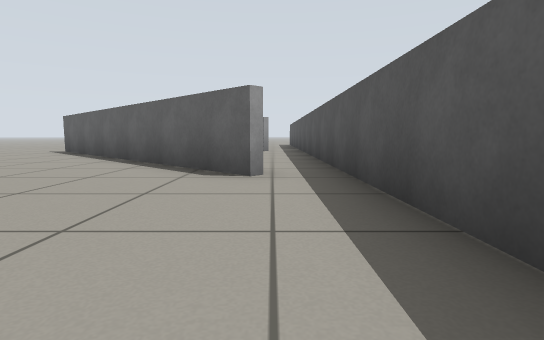
[1] (above)

16 first-person views from a walk through a Gazebo world. The camera is 0.45 m above the floor, tilts 6° down and sees 80° across. The floor is counted in squares, 1 m on a side. Each view is taken from the middle of a square. On the plan, view 1 faces up. The plan holds only what a view shows up to about 9 squares ahead; the rest is blank.

[2]
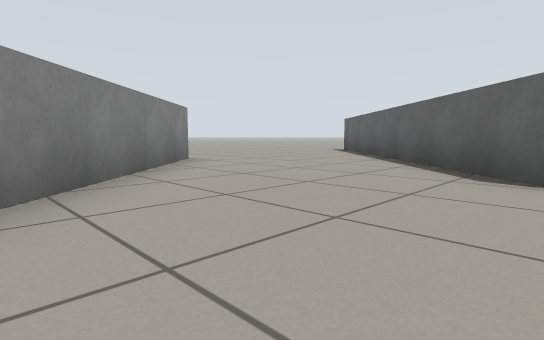

[3]
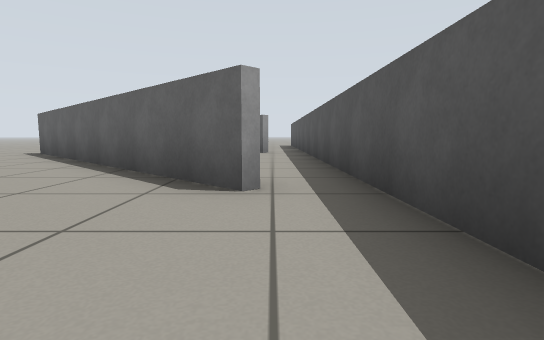

[4]
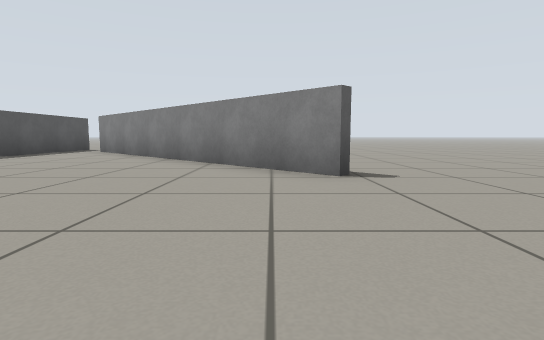

[5]
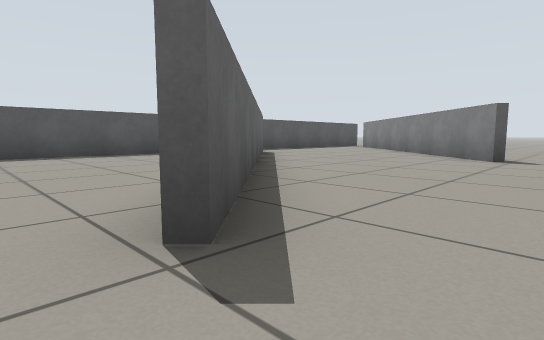

[6]
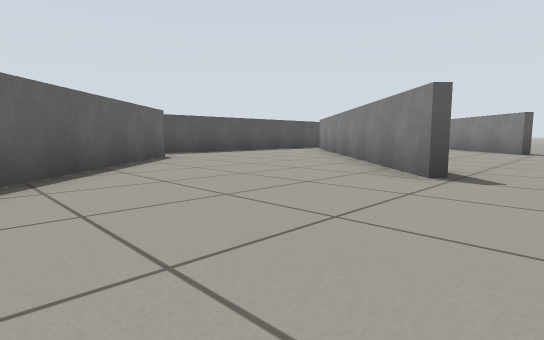

[7]
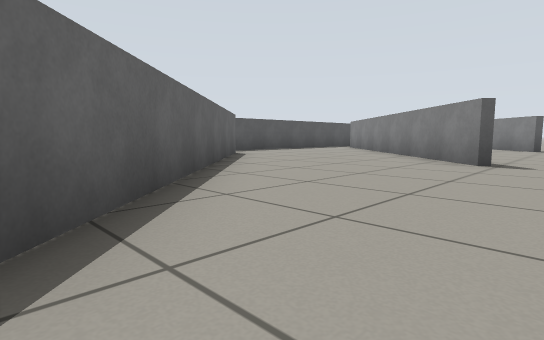

[8]
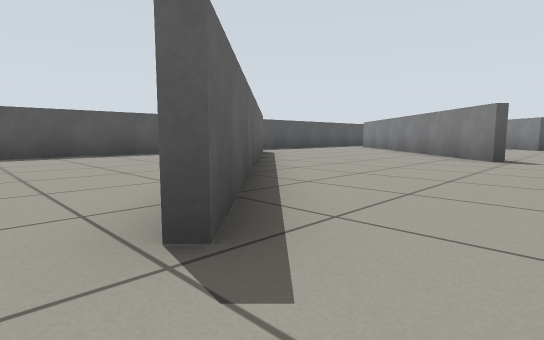

[9]
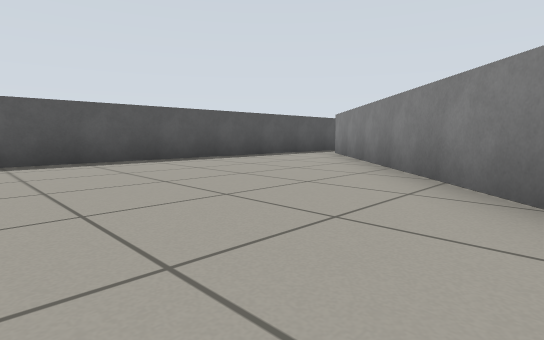

[10]
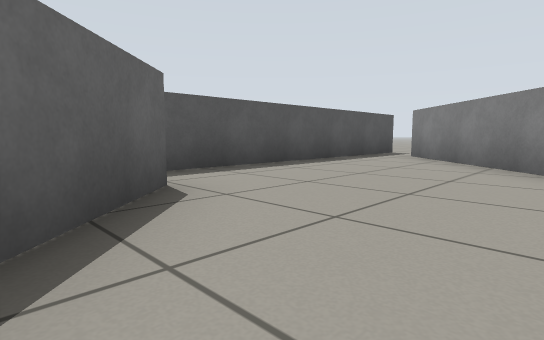

[11]
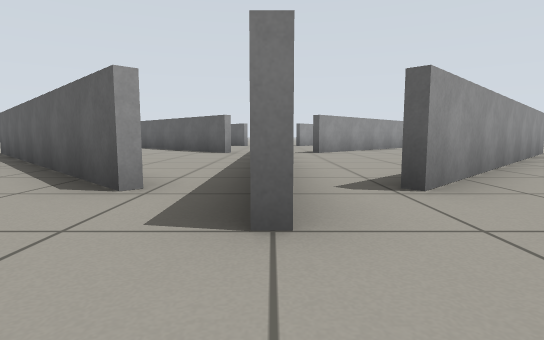

[12]
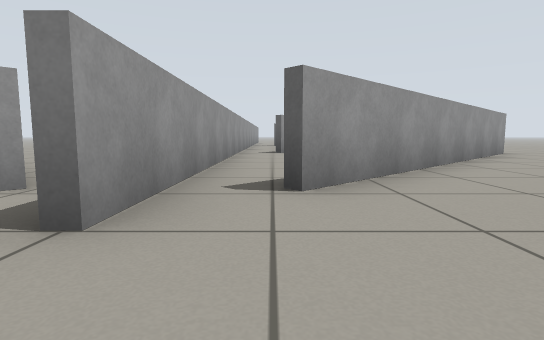

[13]
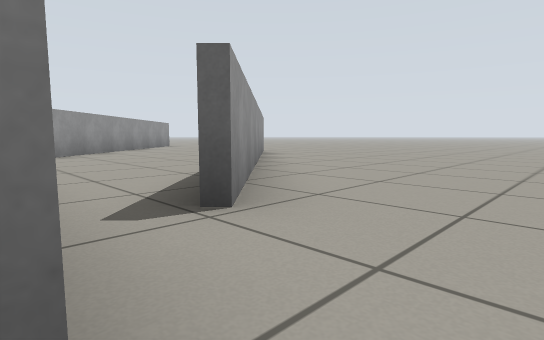

[14]
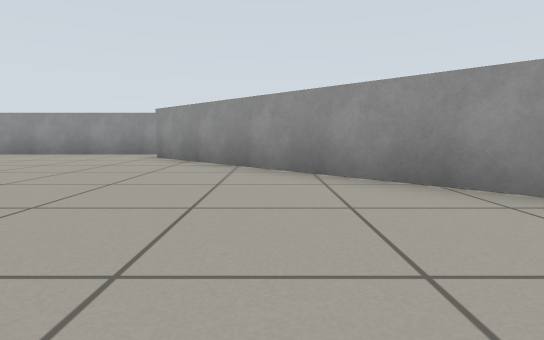

[15]
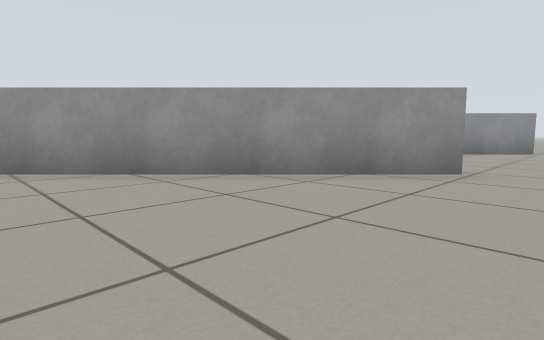

[16]
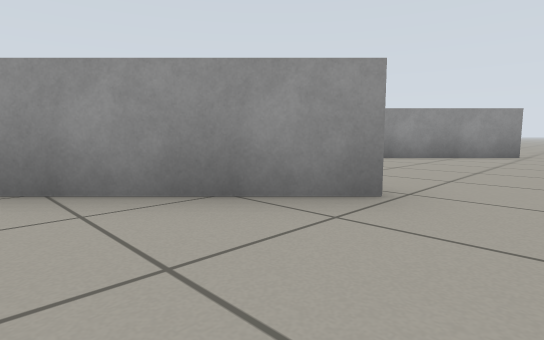

### Floor plan
Points are (right, up) in squares from view 1. A wall is a line through its corners. A room is listed if a view was taken in it or the views show most of it. See-through windows are left out.
Room 1 (views 1, 2, 3, 4, 10)
walls: (-4.9, 2.2) (-5.9, 3.3); (-5.8, 3.4) (0, -2.3); (-0.2, 3.5) (-4.9, 8.2); (0.9, -2) (0.9, 4)
ways out: opening at (-6.5, 7.5) to room 2; gap at (0, 4) to room 2; opening at (-6.5, 1.5) to room 4; gap at (0, -2) to room 4
Room 2 (view 5)
walls: (-4.9, 8.2) (-5.9, 9.3); (-5.8, 9.4) (-1.7, 5.4); (-0.2, 9.5) (-4.9, 14.2); (0.9, 4) (0.9, 10)
ways out: opening at (-6.5, 7.5) to room 1; gap at (0, 4) to room 1; opening at (-6.5, 13.5) to room 3; gap at (0, 10) to room 3
Room 3 (views 6, 7, 8, 9)
walls: (-4.8, 14.5) (0, 9.7); (-4.9, 14.2) (-5.9, 15.3); (0.9, 10) (0.9, 16.5)
ways out: opening at (-6.5, 13.5) to room 2; gap at (0, 10) to room 2
Room 4 (views 11, 13)
walls: (-0.2, -2.5) (-4.9, 2.2); (0.9, -3.5) (0.9, -2)
ways out: opening at (-6.5, 1.5) to room 1; gap at (0, -2) to room 1; opening at (1, -4.5) to room 5
Room 5 (view 12)
walls: (1.1, -2) (1.1, -3.5); (6.9, 2.2) (2.2, -2.5)
ways out: opening at (1, -4.5) to room 4; opening at (8.5, 1.5) to room 6; gap at (2, -2) to room 7
Room 6 (views 14, 15)
walls: (7.9, 3.3) (6.9, 2.2)
ways out: opening at (8.5, 1.5) to room 5; opening at (7.2, 5.8) to room 7
Room 7 (view 16)
walls: (7.9, 9.3) (2.2, 3.5); (1.1, 4) (1.1, -2)
ways out: gap at (2, -2) to room 5; opening at (7.2, 5.8) to room 6; opening at (7.2, 11.8); gap at (2, 4)

Positions as (right, up) in squares from view 1, and headings:
1: (0, 0), facing up
2: (0, 0), facing up-left
3: (0, 1), facing up
4: (-5, 7), facing down
5: (-7, 10), facing down-right
6: (-7, 13), facing down-right
7: (-7, 15), facing down-right
8: (-7, 16), facing down-right
9: (-5, 17), facing down-right
10: (-3, 5), facing down-right
11: (1, -5), facing up
12: (2, -5), facing up
13: (1, -4), facing up-right
14: (9, 6), facing left
15: (9, 5), facing up-left
16: (9, 7), facing up-left
